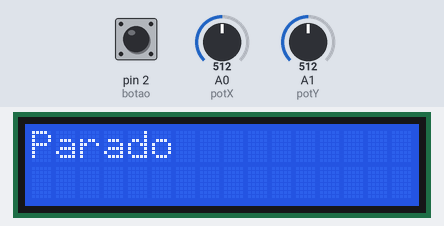
A sketch run on a simulated Arduino Uno, built with avr-gcc and run on an emulated ATmega328P. Parts: 16×2 character LCD. The inputs (shaded band) are chosen by the test bench; at power-on: A0 (potX) = 512, A1 (potY) = 512, pin 2 (botao) HIGH.

Above: at 1.2 s.
1.3 s: A0 (potX) set to 67
2.8 s: A0 (potX) set to 56
At 4.3 s:
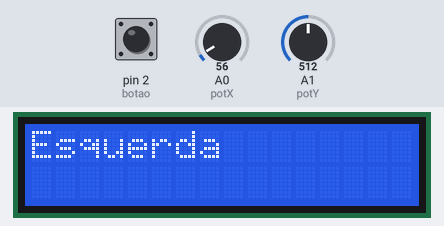
4.6 s: A1 (potY) set to 69
6.1 s: A1 (potY) set to 59
At 6.8 s:
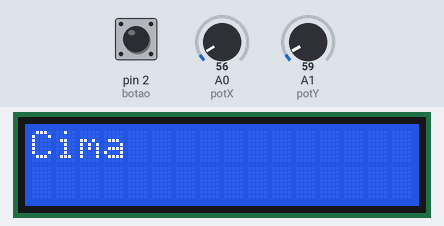
7.6 s: pin 2 (botao) pulled LOW for 0.6 s
At 8.1 s:
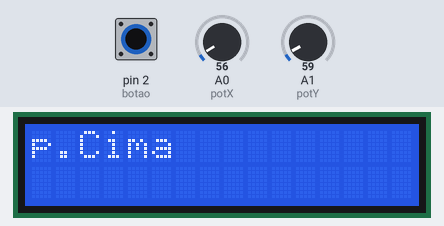
9.7 s: A1 (potY) set to 1023
At 10.4 s:
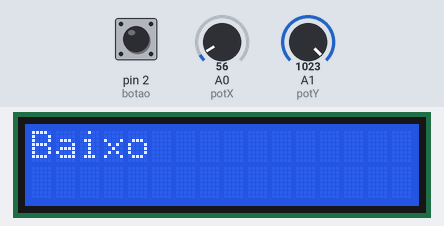
Timing chart, 0 to 12.2 s (numbered marks = the images above; inputs shaded):
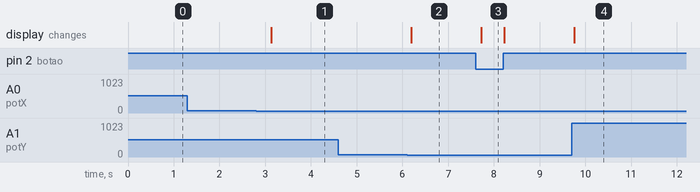

The sketch:

Joystick.ino
```cpp
#include <LiquidCrystal_I2C.h>

LiquidCrystal_I2C lcd(0x3F, 16, 2);

int potX = A0;
int potY = A1;
int botao = 2;

void setup() {
  lcd.init();
  lcd.backlight();
  pinMode(botao, INPUT_PULLUP);}

void loop() {
  int valorX = analogRead(potX);
  int valorY = analogRead(potY);
  int estadoBotao = digitalRead(botao);

  char mensagem[17];

  int limiarX = 450;
  int limiarY = 450;

  if (valorY < 512 - limiarY) {
    strcpy(mensagem, estadoBotao == LOW ? "p.Cima" : "Cima");
  } else if (valorY > 512 + limiarY) {
    strcpy(mensagem, estadoBotao == LOW ? "p.Baixo" : "Baixo");
  } else if (valorX > 512 + limiarX) {
    strcpy(mensagem, estadoBotao == LOW ? "p.Direita" : "Direita");
  } else if (valorX < 512 - limiarX) {
    strcpy(mensagem, estadoBotao == LOW ? "p.Esquerda" : "Esquerda");
  } else {
    strcpy(mensagem, "Parado");}

  lcd.clear();
  lcd.setCursor(0, 0);
  lcd.print(mensagem);

  delay(500);}
```

Measured:
- the behaviour switches between 62 and 61 on A0 (potX) (found by bisection; images 0 and 1)
- the behaviour switches between 62 and 61 on A1 (potY) (found by bisection; images 1 and 2)
- after the input at 1.3 s, every drawn part: stays the same
- after the input at 2.8 s, the display: changes after 0.33 s (image 1)
- after the input at 4.6 s, every drawn part: stays the same
- after the input at 6.1 s, the display: changes after 0.10 s (image 2)
- after the input at 7.6 s, the display: changes after 0.12 s (image 3)
- after the input at 9.7 s, the display: changes after 0.06 s (image 4)
